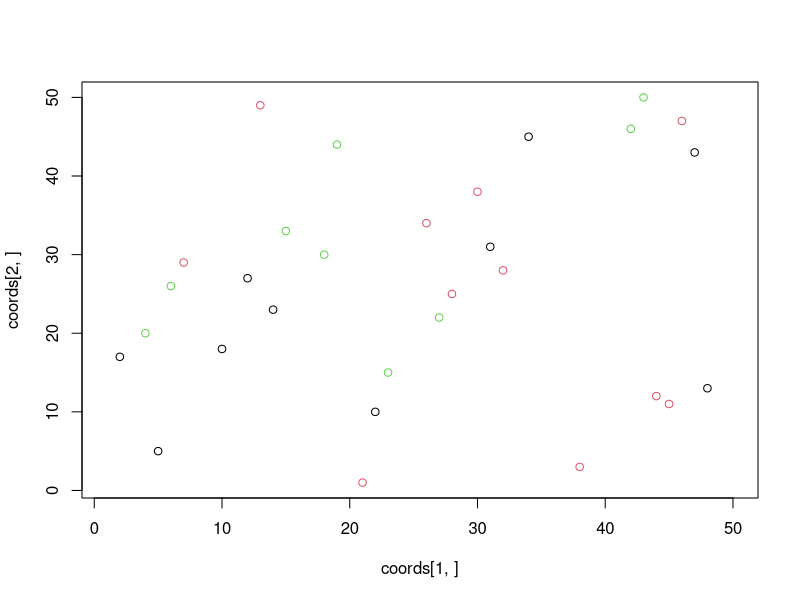
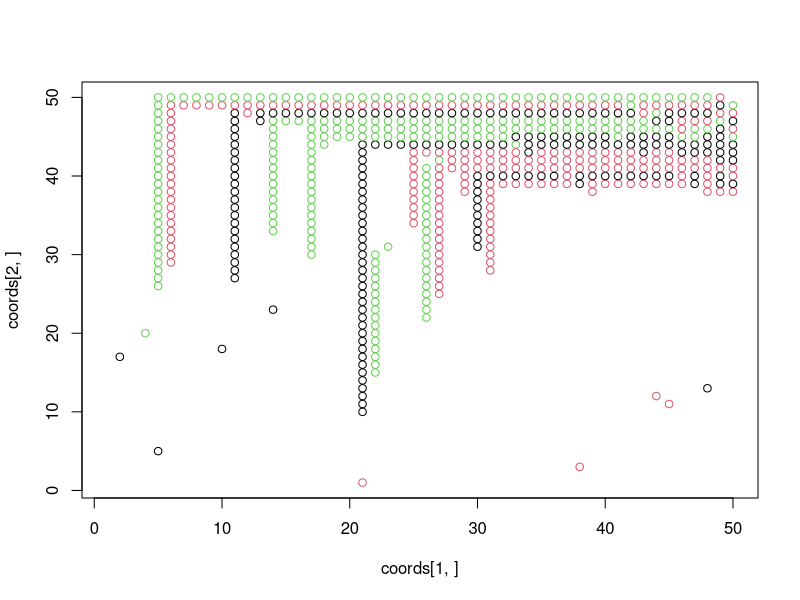
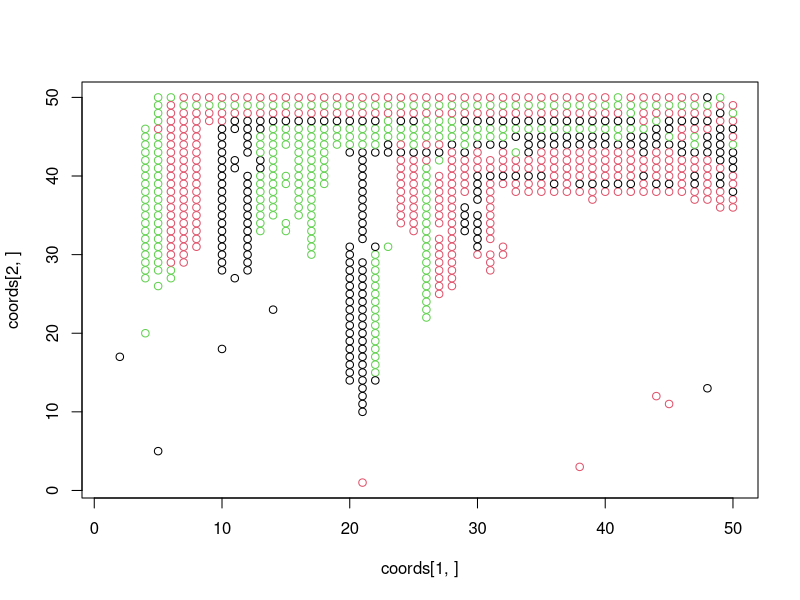
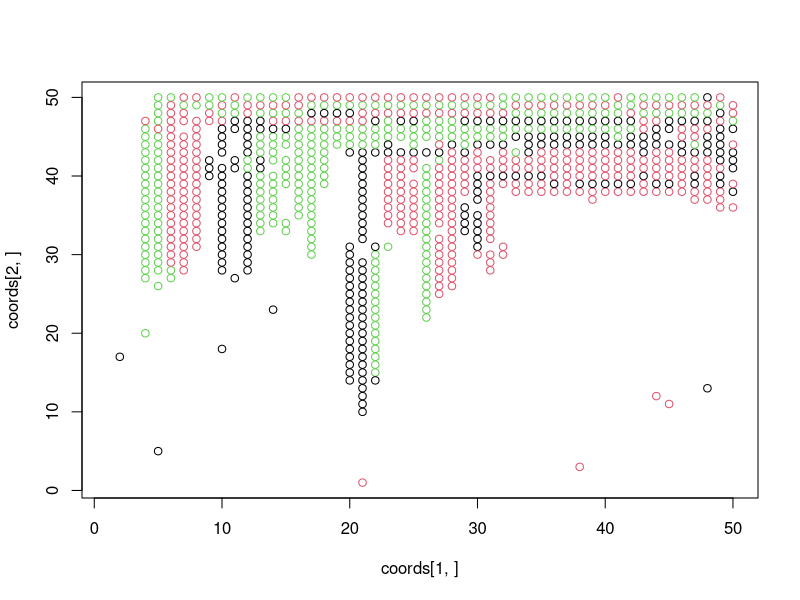
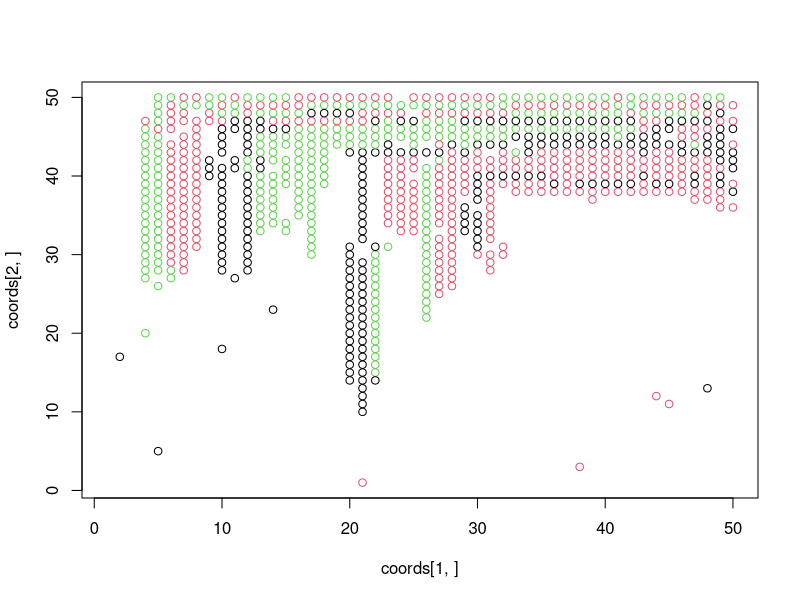
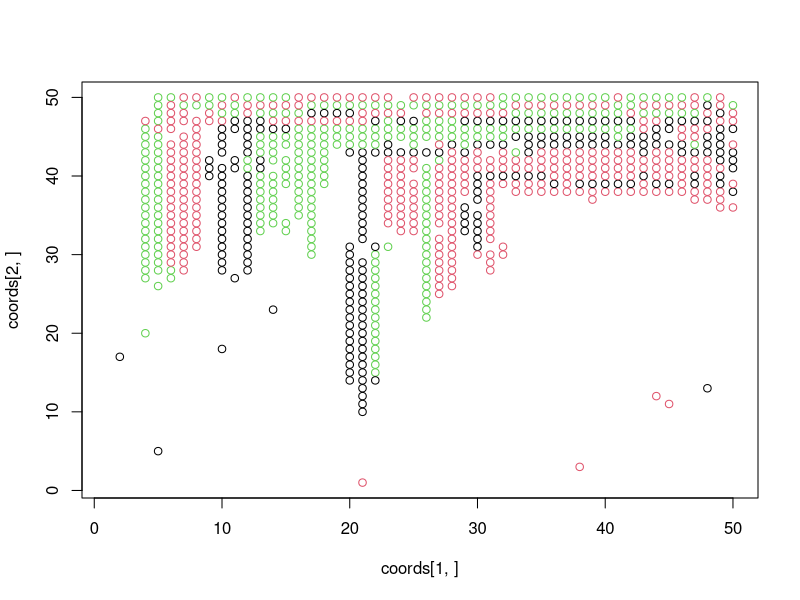
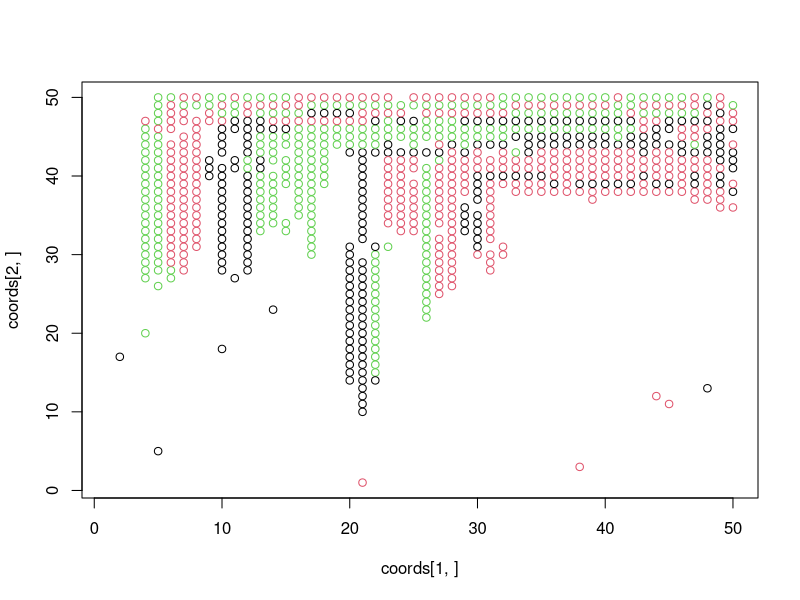
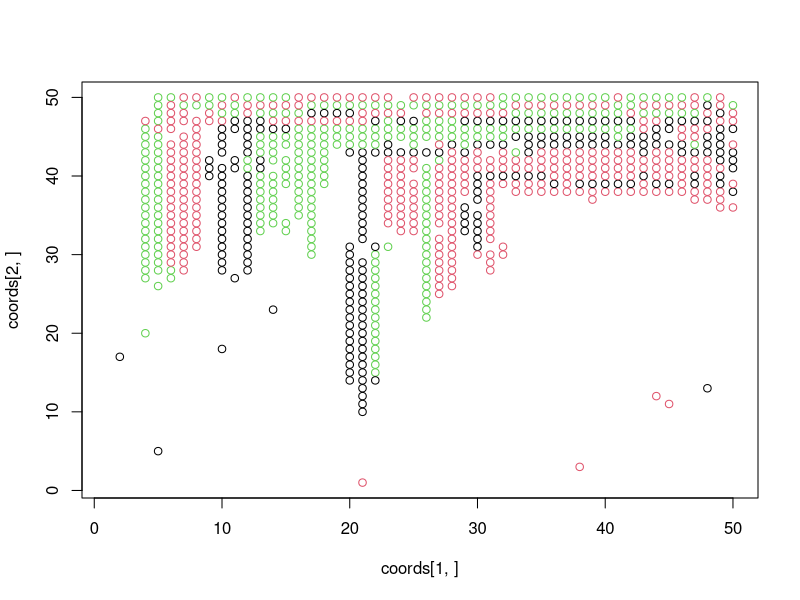

These charts were generated, in order, by the following R code:
# ----- IMSVS ----- #


#This is is main body of the program 

y_max = 50
x_max = 50
DThreshold = 50
IThreshold = 5
t = 0
lyso_time = 20

# Make it possible to be divided by 3
n_bacts = 30

# Placing  bacteria
Init_bacteria<-function(n_bacts)
{
  coords <<- matrix(data = 0, ncol = n_bacts, nrow = 2)
  Health <<- matrix(data = 0, ncol =  x_max, nrow = y_max)
  Type <<- matrix(data = 0, ncol =  x_max, nrow = y_max)
  
  ii = sample(1:x_max, n_bacts, replace = FALSE)
  jj = sample(1:y_max, n_bacts, replace = FALSE)
  for (i in 1:n_bacts) {
    x = ii[i]
    y = jj[i]
    coords[,i] <<- c(x,y)
    Health[x,y] <<- 20
    rd = runif(1)
    if(rd < 0.33)      Type[x,y] <<- 1 # 'B'
    else if(rd < 0.66) Type[x,y] <<- 2 # 'C'
    else               Type[x,y] <<- 3 # 'D'
  }
}


# Placing the food
Placing_food<-function(n_food)
{
  Food <<- matrix(data = 0, ncol =  x_max, nrow = y_max)
  Food_Value <<- matrix(data = 0, ncol =  x_max, nrow = y_max)
  
  for(i in 1: y_max)
  {
    for(j in 1:x_max)
    {
      vec = runif(1)
      Food_Value[i, j] <<- 20
      
      if(vec[1] < 0.16)
        Food[i, j] <<- "I"
      else if(vec[1] < 0.32)
        Food[i, j] <<- "G"
      else if(vec[1] < 0.48)
        Food[i, j] <<- "F"
      else if(vec[1] < 0.64)
        Food[i, j] <<- "L"
      else if(vec[1] < 0.80)
        Food[i, j] <<- "T"
      else
        Food[i, j] <<- "C"
    }
  }
}

# Cell Division
Cell_Division<-function(x, y, division_probability)
{
  p = division_probability
  original_health = Health[x, y] / 2
  new_cell_health = original_health * p
  typeb<-Type[x, y]
  fin = 0
  counter = 1
  xs <- c(x - 1, x    , x + 1, x    , x - 1, x - 1, x + 1, x + 1)
  ys <- c(y    , y + 1, y    , y - 1, y - 1, y + 1, y + 1, y - 1)
  
  while(fin < 2 & counter <= 8)
  {
    xx = xs[counter]
    yy = ys[counter]
    # In the paper's algorithm there was an OR statement
    # This made no sense as it allows overflow out of the grid if either c or d is good 
    if(xx > 0 && xx <= x_max && yy > 0 && yy <= y_max)
    {
      if(Health[xx, yy] == 0)
      {
        Health[xx, yy] <<- original_health
        Type[xx, yy] <<- typeb
        n_bacts <<- n_bacts + 1
        coords <<- cbind(coords, c(xx, yy))
        
        fin = fin + 1
      }
    }
    counter = counter + 1
  }
  # remove bacterie
  Kill_bacteria(x,y)
}

Comsumption<-function(x, y)
{
  r = 0
  for(j in x-1:x+1)
  {
    for(k in y-1:y+1)
    {
      # Ok here there's an issue since we could check the type before the for loops
      if((
        Type[x, y] == 1 && (Food[j, k] == "G" || Food[j, k] == "F" || Food[j, k] == "L")
        || 
        Type[x, y] == 2 && (Food[j, k] == "G" || Food[j, k] == "F" || Food[j, k] == "L" || Food[j, k] == "I")
        ||
        Type[x, y] == 3 && (Food[j, k] == "T" || Food[j, k] == "C")
        ) && Food_Value[j, k] != 0
      )
      {
        Food_Value[j, k] <<- Food_Value[j, k] - 1
        r = r + 1
      }
    }
  }
  Health[x, y] <<- Health[x, y] + r
}


Adjust_lysozyme<-function(x, y)
{
  if(Health[x, y] > IThreshold  & Type[x, y] == 2){ 
    Health[x, y] <<- Health[x, y] - 2
  }
}

Kill_bacteria<-function(x,y){
  index = 0
  
  a = which(coords[1,] == x)
  b = which(coords[2,] == y)
  index = intersect(a,b)
  
  if(index != 0){
    n_bacts <<- n_bacts - 1
    Health[x, y] <<- 0
    Type[x, y] <<- 0
    coords <<- coords[,-index]
  }
}


Init_bacteria(n_bacts)
Placing_food(x_max * y_max)


timestamp = 20
for(t in 1:timestamp)
{
  color = diag(Type[coords[1,],coords[2,]])
  plot(coords[1,],coords[2,], xlim = c(1, x_max), ylim = c(1, y_max), col=color)
  for(i in 1:x_max)
  {
    for(j in 1:y_max)
    {
      if(Health[i, j] != 0)
        Comsumption(i, j)
      
      if(Health[i, j] > DThreshold)
        Cell_Division(i, j, 1.0)
      
      if(Health[i, j] > IThreshold){
        Health[i, j] = Health[i, j] - IThreshold
        if(Health[i, j] <= 0)
          Kill_bacteria(i,j)
      }
        
      if(t > lyso_time)
        Adjust_lysozyme(i, j)
    }
  }
  
}

# plot
color = diag(Type[coords[1,],coords[2,]])
plot(coords[1,],coords[2,], xlim = c(1, x_max), ylim = c(1, y_max), col=color)


